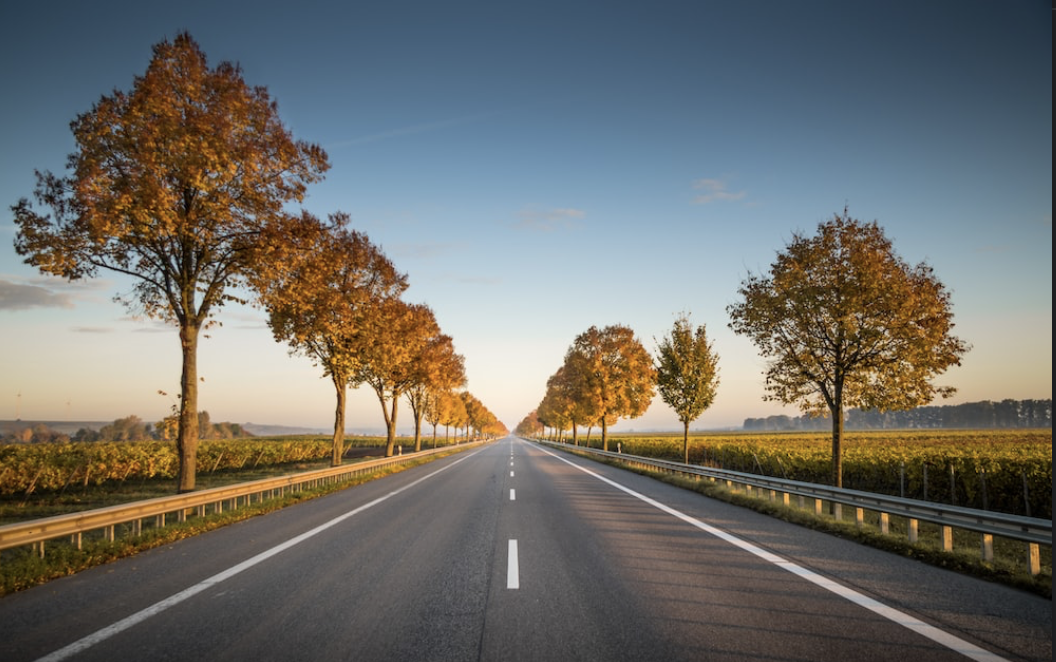
#> input picture Road.png, 1056 x 662 px
$ python roadlane.py
#> lines starting #> are read from the running program, lines starting #| are printed output that depends on the picture; after the words box and inside, x2 and y2 are one past the last pixel; in counts of white or black regions, pixels touching at a corner belong together
import cv2
import numpy as np

img= cv2.imread('Road.png')
#> img is the input picture: shape (662, 1056, 3); mean B, G, R 105, 110, 111
gray = cv2.cvtColor(img, cv2.COLOR_BGR2GRAY)
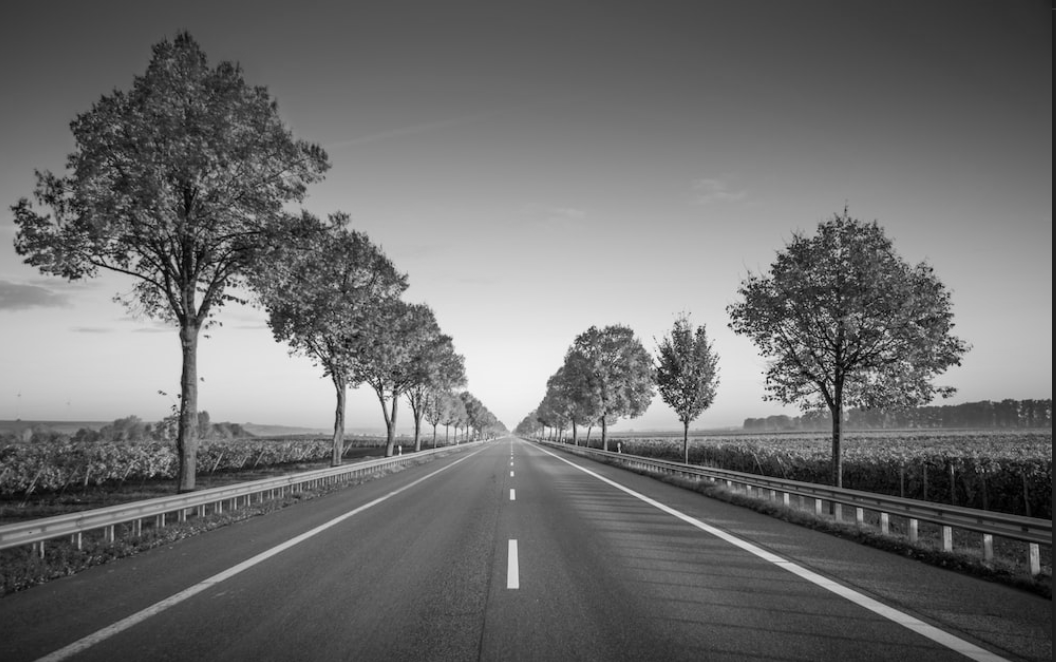
#> gray: shape (662, 1056); min 0, max 245, mean 109.7
blur = cv2.GaussianBlur(gray, (5, 5), 0)
edges = cv2.Canny(blur, 50, 150)
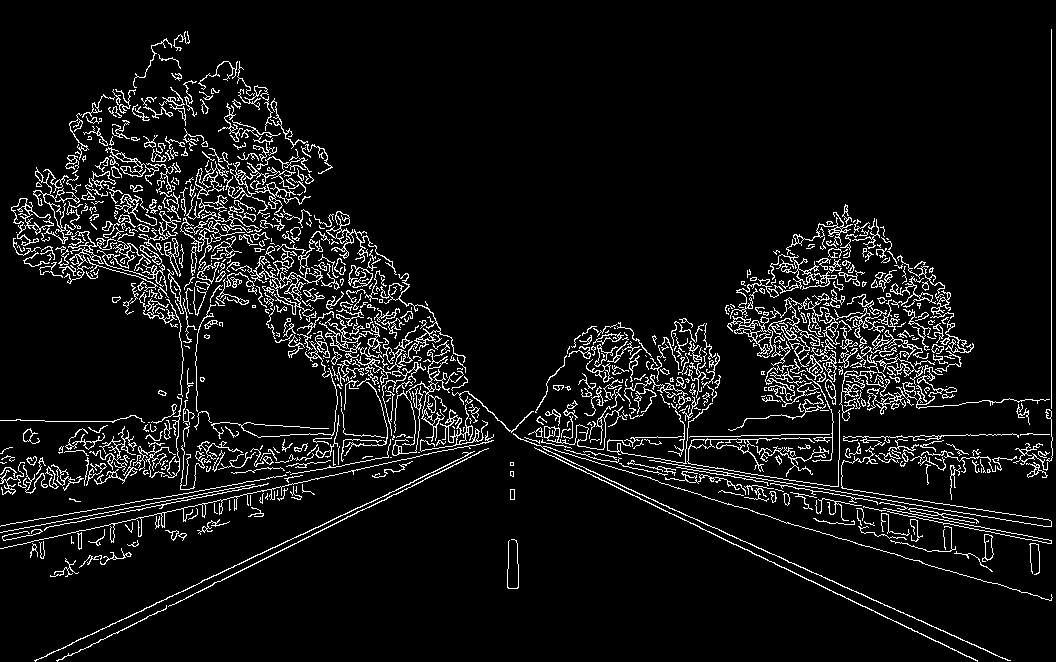
#> edges: shape (662, 1056); 7.2% white in thin lines or dots
mask = np.zeros_like(edges)
height, width = mask.shape
#> height = 662; width = 1056
polygon = np.array([[
    (0, height),
    (width, height),
    (width // 2, height // 2)
]])
#> polygon = [[0, 662], [1056, 662], [528, 331]]
cv2.fillPoly(mask, polygon, 255)
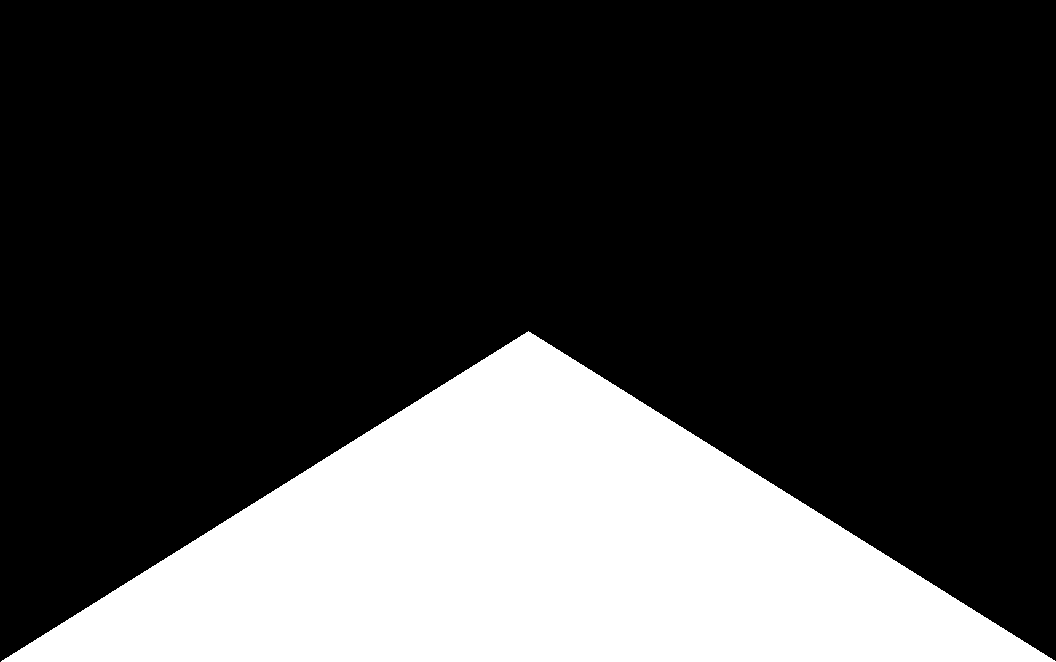
#> mask: shape (662, 1056); 25% white; 1 white region, box (x1, y1, x2, y2) and area: (1, 331, 1056, 662) 174965
masked_edges = cv2.bitwise_and(edges, mask)
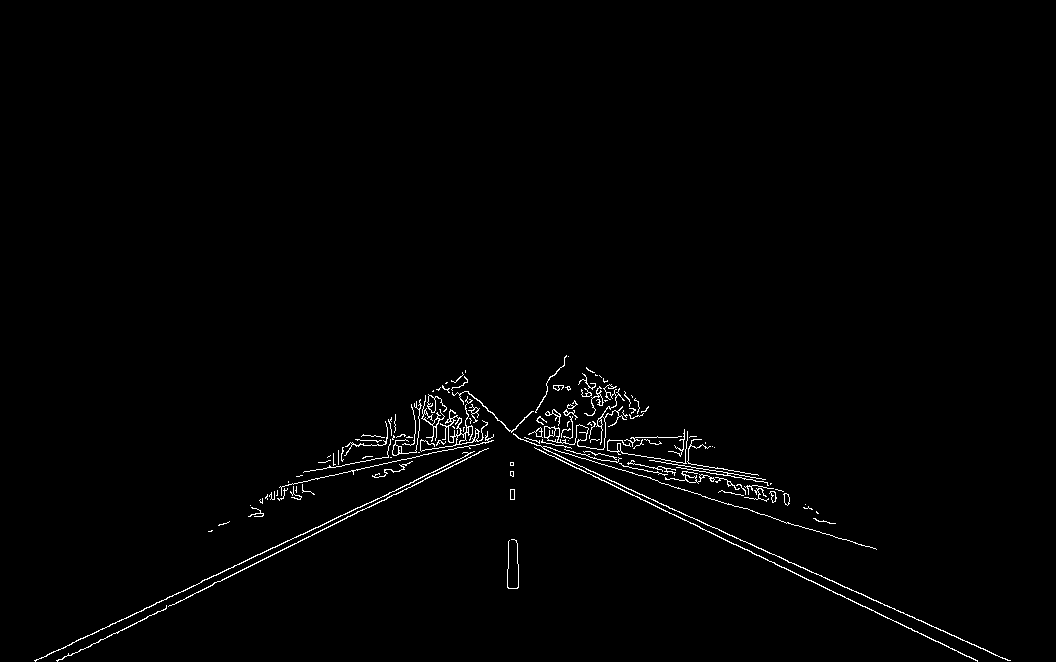
#> masked_edges: shape (662, 1056); 1.1% white in thin lines or dots, all inside (x1, y1, x2, y2) = (34, 355, 1011, 662)

lines = cv2.HoughLinesP(masked_edges, rho=6, theta=np.pi/60, threshold=160, lines=np.array([]), minLineLength=40, maxLineGap=25)
#> lines = 119 rows, first 6: [587, 473, 639, 497], [326, 528, 433, 474], [632, 494, 702, 529], [740, 540, 1009, 660], [622, 465, 699, 481], [649, 460, 724, 475]

line_img = np.zeros_like(img)
for line in lines:
    x1, y1, x2, y2 = line[0]
    cv2.line(line_img, (x1, y1), (x2, y2), (0, 0, 255), 10)
#> this loop made 119 passes
#> (x1, y1, x2, y2) on passes 1 to 12: (587, 473, 639, 497), (326, 528, 433, 474), (632, 494, 702, 529), (740, 540, 1009, 660), (622, 465, 699, 481), (649, 460, 724, 475), (371, 502, 441, 467), (505, 427, 611, 481), (536, 445, 639, 445), (482, 442, 633, 418), (658, 466, 808, 506), (728, 503, 838, 538)
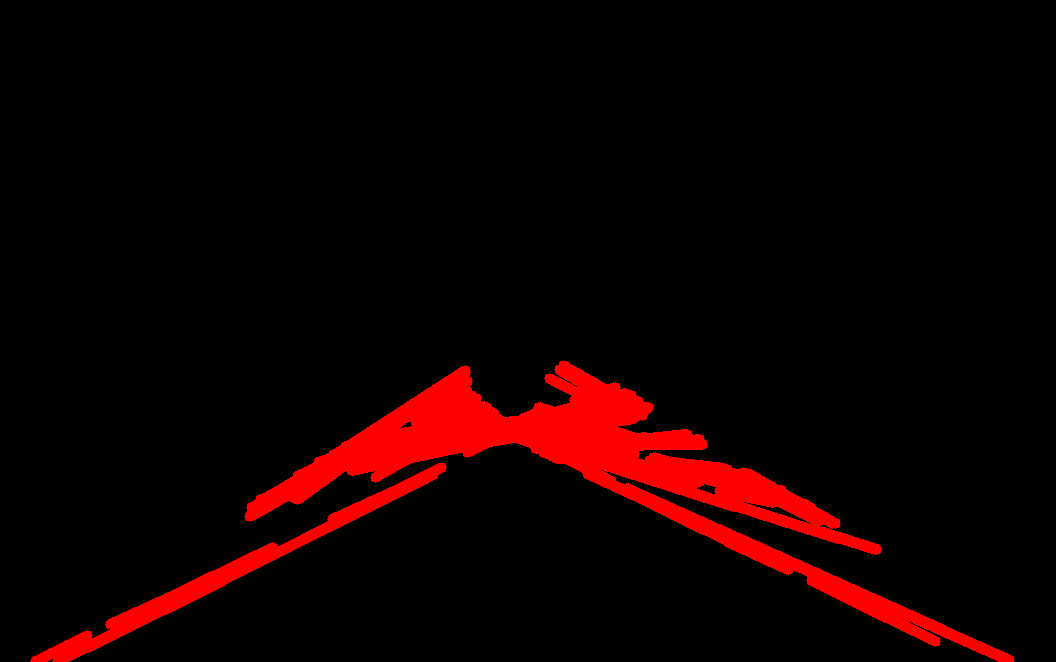
#> line_img: shape (662, 1056, 3); mean of channels 0, 1, 2 0, 0, 17; drawn as B, G, R

result = cv2.addWeighted(img, 0.8, line_img, 1.0, 0.0)
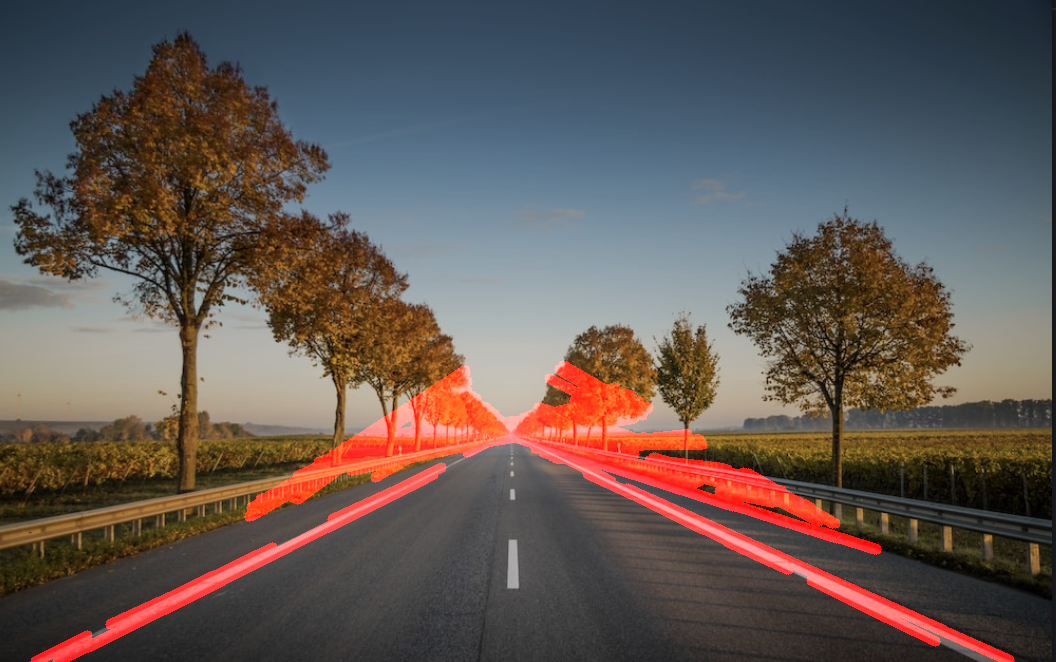
#> result: shape (662, 1056, 3); mean B, G, R 84, 88, 98.7

cv2.imshow('Result', result)
cv2.waitKey(0)
